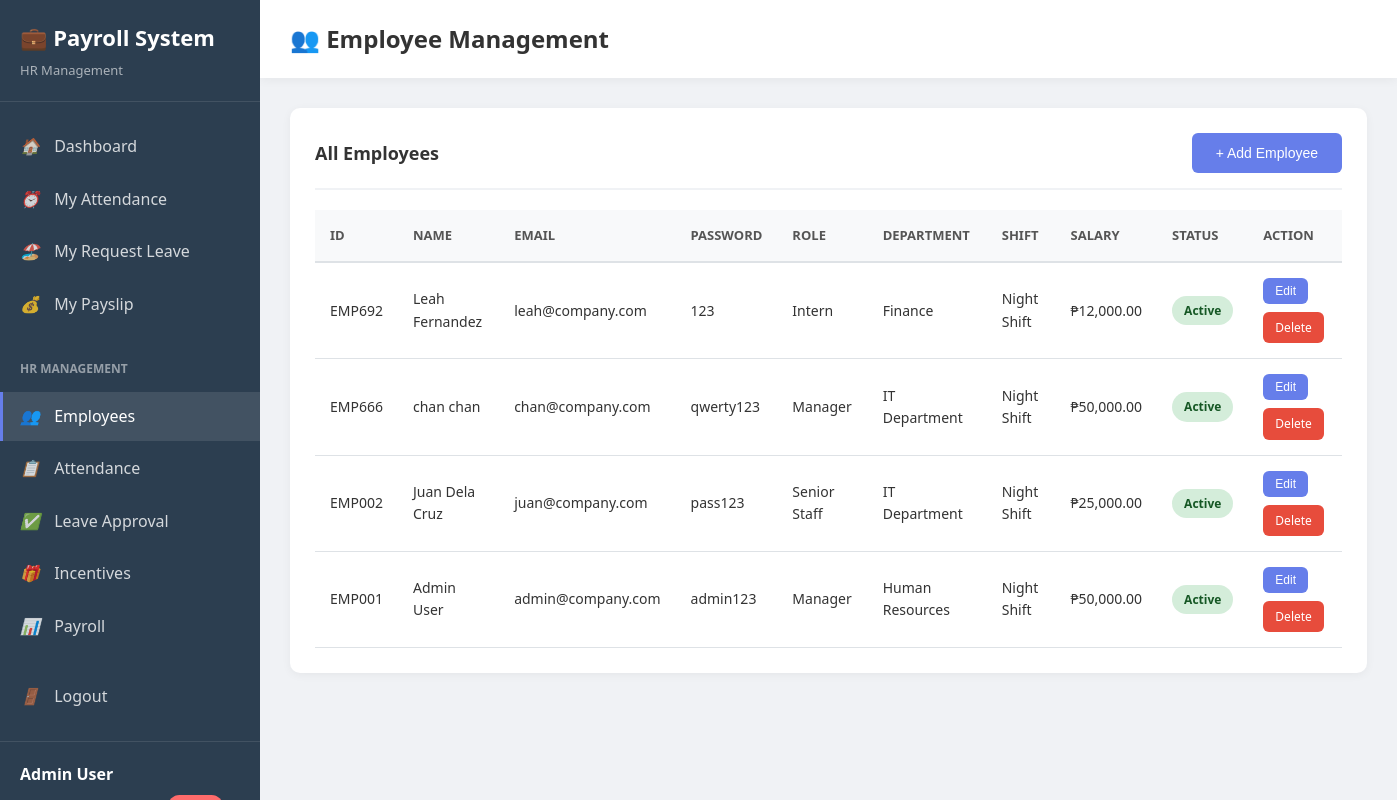
Page /includes/employee.php (signed in) on the committed database.
### tables this page shows
CREATE TABLE `employees` (
  `id` int(11) NOT NULL,
  `employee_id` varchar(20) NOT NULL,
  `firstname` varchar(50) NOT NULL,
  `lastname` varchar(50) NOT NULL,
  `email` varchar(100) NOT NULL,
  `password` varchar(255) NOT NULL,
  `phone` varchar(20) DEFAULT NULL,
  `role_id` int(11) NOT NULL,
  `department_id` int(11) DEFAULT NULL,
  `shift_id` int(11) DEFAULT NULL,
  `hire_date` date NOT NULL,
  `status` varchar(20) DEFAULT 'active',
  `is_hr` tinyint(1) DEFAULT 0 COMMENT '1 = HR privileges',
  `is_admin` tinyint(1) DEFAULT 0 COMMENT '1 = Admin privileges',
  `created_at` timestamp NOT NULL DEFAULT current_timestamp()
);

CREATE TABLE `roles` (
  `id` int(11) NOT NULL,
  `role_name` varchar(100) NOT NULL,
  `level` int(11) NOT NULL COMMENT 'Hierarchy: 1=Entry, 5=Manager, 10=Executive',
  `monthly_salary` decimal(10,2) NOT NULL,
  `hourly_rate` decimal(8,2) NOT NULL,
  `created_at` timestamp NOT NULL DEFAULT current_timestamp()
);

CREATE TABLE `departments` (
  `id` int(11) NOT NULL,
  `department_name` varchar(100) NOT NULL,
  `created_at` timestamp NOT NULL DEFAULT current_timestamp()
);

CREATE TABLE `shifts` (
  `id` int(11) NOT NULL,
  `shift_name` varchar(50) NOT NULL,
  `time_in` time NOT NULL,
  `time_out` time NOT NULL,
  `created_at` timestamp NOT NULL DEFAULT current_timestamp()
);

### config/session.php (called while the page is built, shortened)
<?php
function isLoggedIn() {
    return isset($_SESSION['user_id']);
}
function getCurrentUser() {
    global $pdo;
    $stmt = $pdo->prepare("
        SELECT
            e.*,
            r.role_name,
            r.monthly_salary,
            d.department_name,
            s.shift_name
        FROM employees e
        JOIN roles r ON e.role_id = r.id
        LEFT JOIN departments d ON e.department_id = d.id
        LEFT JOIN shifts s ON e.shift_id = s.id
        WHERE e.id = ?
        LIMIT 1
    ");
    $stmt->execute([$_SESSION['user_id']]);
    return $stmt->fetch(PDO::FETCH_ASSOC);
}
?>

### includes/employee.php (the view, shortened to what this page needs)
<?php
require_once('../config/database.php');
require_once('../config/session.php');
$user = getCurrentUser();
$stmt = $pdo->query("
    SELECT
        e.*,
        r.role_name,
        r.monthly_salary,
        d.department_name,
        s.shift_name
    FROM employees e
    JOIN roles r ON e.role_id = r.id
    LEFT JOIN departments d ON e.department_id = d.id
    LEFT JOIN shifts s ON e.shift_id = s.id
    ORDER BY e.created_at DESC
");
$employees = $stmt->fetchAll();
?>
<!DOCTYPE html>
<html lang="en">
<head>
    <link rel="stylesheet" href="../assets/employee.css">
    <link rel="stylesheet" href="../assets/dashboard.css">
</head>
<body class="dashboard">
<aside class="sidebar">
    <div class="sidebar-header">
        <h2>💼 Payroll System</h2>
        <p>HR Management</p>
    </div>
    <ul class="nav-menu">
        <li class="nav-item">
            <a href="dashboard.php" class="nav-link">
                <i>🏠</i> Dashboard
            </a>
        </li>
        <li class="nav-item">
            <a href="attendanceEmployee.php" class="nav-link">
                <i>⏰</i> My Attendance
            </a>
        </li>
        <li class="nav-item">
            <a href="leave.php" class="nav-link">
                <i>🏖️</i> My Request Leave
            </a>
        </li>
        <li class="nav-item">
            <a href="payslip.php" class="nav-link">
                <i>💰</i> My Payslip
            </a>
        </li>
        <?php if ($user['is_hr'] || $user['is_admin']): ?>
        <li class="nav-item" style="margin-top:20px; padding:10px 20px; color:rgba(255,255,255,.5); font-size:12px; font-weight:bold;">
            HR MANAGEMENT
        </li>
        <li class="nav-item">
            <a href="employee.php" class="nav-link active">
                <i>👥</i> Employees
            </a>
        </li>
        <li class="nav-item">
            <a href="attendance_hr.php" class="nav-link">
                <i>📋</i> Attendance
            </a>
        </li>
        <li class="nav-item">
            <a href="manage_leaves.php" class="nav-link">
                <i>✅</i> Leave Approval
            </a>
        </li>
        <li class="nav-item">
            <a href="manage_incentives.php" class="nav-link">
                <i>🎁</i> Incentives
            </a>
        </li>
        <li class="nav-item">
            <a href="payroll.php" class="nav-link">
                <i>📊</i> Payroll
            </a>
        </li>
        <?php endif; ?>
        <li class="nav-item" style="margin-top:20px;">
            <a href="logout.php" class="nav-link">
                <i>🚪</i> Logout
            </a>
        </li>
    </ul>
    <div class="user-info">
        <strong> <?php echo htmlspecialchars($user['firstname'] . ' ' . $user['lastname']); ?> </strong>
        <?php if ($user['is_admin']): ?>
            <span class="badge badge-admin">ADMIN</span>
        <?php elseif ($user['is_hr']): ?>
            <span class="badge badge-hr">HR</span>
        <?php endif; ?>
    </div>
</aside>
<main class="main-content">
    <div class="topbar">
        <h1>👥 Employee Management</h1>
    </div>
    <div class="card">
        <div class="card-header">
            <h3 class="card-title">All Employees</h3>
            <button class="btn btn-primary"
                    onclick="openModal('addModal')">
                + Add Employee
            </button>
        </div>
        <div class="table-container">
            <table>
                <thead>
                    <tr>
                        <th>ID</th>
                        <th>Name</th>
                        <th>Email</th>
                        <th>Password</th>
                        <th>Role</th>
                        <th>Department</th>
                        <th>Shift</th>
                        <th>Salary</th>
                        <th>Status</th>
                        <th>Action</th>
                    </tr>
                </thead>
                <tbody>
                <?php foreach($employees as $emp): ?>
                <tr>
                    <td><?php echo $emp['employee_id']; ?></td>
                    <td><?php echo $emp['firstname'] . ' ' . $emp['lastname']; ?></td>
                    <td><?php echo $emp['email']; ?></td>
                    <td><?php echo $emp['password']; ?></td>
                    <td><?php echo $emp['role_name']; ?></td>
                    <td><?php echo $emp['department_name']; ?></td>
                    <td><?php echo $emp['shift_name']; ?></td>
                    <td>₱<?php echo number_format($emp['monthly_salary'], 2); ?></td>
                    <td>
                        <span class="status status-<?php echo $emp['status']; ?>">
                            <?php echo ucfirst($emp['status']); ?>
                        </span>
                    </td>
                    <td>
                        <div class="action-buttons">
                            <button type="button" class="btn btn-primary btn-sm"
                                    onclick='editEmployee(<?php echo json_encode($emp); ?>)'>
                                Edit
                            </button>
                            <a href="?delete=<?php echo $emp['id']; ?>"
                               class="btn btn-danger btn-sm"
                               onclick="return confirm('Delete <?php echo htmlspecialchars($emp['firstname'] . ' ' . $emp['lastname']); ?>? This cannot be undone.')">
                                Delete
                            </a>
                        </div>
                    </td>
                </tr>
                <?php endforeach; ?>
            </tbody>
            </table>
        </div>
    </div>
</main>
</body>
</html>

### assets/employee.css (style rules this page uses)
* { margin: 0; padding: 0; box-sizing: border-box; }
body { font-family: 'Segoe UI', Tahoma, Geneva, Verdana, sans-serif; background: linear-gradient(135deg, #667eea 0%, #764ba2 100%); color: #333; line-height: 1.6; }
.dashboard { display: flex; min-height: 100vh; background: #f0f2f5; }
.sidebar { width: 260px; background: #2c3e50; color: white; padding: 20px 0; position: fixed; height: 100vh; overflow-y: auto; }
.sidebar-header { padding:25px 20px; border-bottom:1px solid rgba(255,255,255,.08); }
.sidebar-header h2 { font-size: 22px; margin-bottom: 5px; }
.sidebar-header p { font-size: 13px; color: rgba(255,255,255,0.6); }
.nav-menu { list-style: none; }
.nav-item { margin-bottom: 3px; }
.nav-link { display: block; padding: 12px 20px; color: rgba(255,255,255,0.8); text-decoration: none; transition: all 0.3s; }
.nav-link:hover, .nav-link.active { background: rgba(255,255,255,0.1); color: white; border-left: 3px solid #667eea; padding-left: 17px; }
.nav-link i { margin-right: 10px; width: 20px; display: inline-block; }
.user-info { padding: 20px; border-top: 1px solid rgba(255,255,255,0.1); margin-top: 20px; }
.user-info strong { display: block; margin-bottom: 5px; }
.badge { display: inline-block; padding: 3px 8px; border-radius: 12px; font-size: 11px; font-weight: bold; margin-left: 5px; }
.badge-admin { background: #ff6b6b; color: white; }
.main-content { margin-left:260px; flex:1; padding:30px; }
.topbar { background:white; padding:22px 30px; display:flex; justify-content:space-between; align-items:center; margin-bottom:25px; box-shadow:0 2px 10px rgba(0,0,0,.05); border-radius: 0%; }
.topbar h1 { font-size:24px; }
.card { background:white; border-radius:14px; padding:25px; box-shadow:0 2px 10px rgba(0,0,0,.05); }
.card-header { display:flex; justify-content:space-between; align-items:center; margin-bottom:20px; }
.card-title { font-size:20px; font-weight:700; }
.table-container { overflow-x:auto; }
table { width:100%; border-collapse:collapse; }
table th { background:#f8fafc; padding:15px; text-align:left; font-size:13px; color:#475569; text-transform:uppercase; }
table td { padding:15px; border-top:1px solid #e2e8f0; font-size:14px; }
.btn { border:none; border-radius:8px; padding:11px 18px; cursor:pointer; font-size:14px; font-weight:600; transition:.3s; }
.btn-primary { background:#3b82f6; color:white; }
.btn-sm { padding:8px 14px; font-size:13px; }
.action-buttons { display:flex; gap:10px; }
.status { display:inline-block; padding:6px 12px; border-radius:30px; font-size:12px; font-weight:600; }
.status-active { background:#dcfce7; color:#166534; }
.action-buttons { display:flex; align-items:center; gap:8px; }
.btn-sm { padding:8px 14px; font-size:13px; border-radius:6px; }
.btn-primary { background:#3b82f6; color:white; border:none; }

### rows in the picture
employees: firstname+lastname "Admin User", employee "EMP001", firstname "Admin", lastname "User", email "admin@company.com", password "admin123", role.role_name "Manager", department.department_name "Human Resources", shift.shift_name "Night Shift", role.monthly_salary "50,000.00", status "Active"
employees: employee "EMP692", firstname "Leah", lastname "Fernandez", email "leah@company.com", password "123", role.role_name "Intern", department.department_name "Finance", shift.shift_name "Night Shift", role.monthly_salary "12,000.00", status "Active"
employees: employee "EMP666", firstname "chan", lastname "chan", email "chan@company.com", password "qwerty123", role.role_name "Manager", department.department_name "IT Department", shift.shift_name "Night Shift", role.monthly_salary "50,000.00", status "Active"
employees: employee "EMP002", firstname "Juan", lastname "Dela Cruz", email "juan@company.com", password "pass123", role.role_name "Senior Staff", department.department_name "IT Department", shift.shift_name "Night Shift", role.monthly_salary "25,000.00", status "Active"
